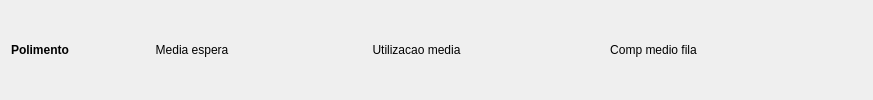
       <widget class="QWidget" name="listItem_7" native="true">
        <property name="minimumSize">
         <size>
          <width>0</width>
          <height>0</height>
         </size>
        </property>
        <property name="maximumSize">
         <size>
          <width>10000</width>
          <height>100</height>
         </size>
        </property>
        <layout class="QHBoxLayout" name="horizontalLayout_8">
         <item>
          <widget class="QLabel" name="nameLabel_11">
           <property name="minimumSize">
            <size>
             <width>125</width>
             <height>0</height>
            </size>
           </property>
           <property name="maximumSize">
            <size>
             <width>100</width>
             <height>16777215</height>
            </size>
           </property>
           <property name="font">
            <font>
             <weight>75</weight>
             <bold>true</bold>
            </font>
           </property>
           <property name="text">
            <string>Polimento</string>
           </property>
           <property name="alignment">
            <set>Qt::AlignLeading|Qt::AlignLeft|Qt::AlignVCenter</set>
           </property>
          </widget>
         </item>
         <item>
          <widget class="QLabel" name="nameLabel_12">
           <property name="minimumSize">
            <size>
             <width>100</width>
             <height>0</height>
            </size>
           </property>
           <property name="maximumSize">
            <size>
             <width>100</width>
             <height>16777215</height>
            </size>
           </property>
           <property name="font">
            <font>
             <weight>50</weight>
             <bold>false</bold>
            </font>
           </property>
           <property name="text">
            <string>Media espera</string>
           </property>
           <property name="alignment">
            <set>Qt::AlignCenter</set>
           </property>
          </widget>
         </item>
         <item>
          <widget class="QLabel" name="mEsperaPolimentoA">
           <property name="minimumSize">
            <size>
             <width>100</width>
             <height>0</height>
            </size>
           </property>
           <property name="maximumSize">
            <size>
             <width>100</width>
             <height>16777215</height>
            </size>
           </property>
           <property name="font">
            <font>
             <weight>50</weight>
             <bold>false</bold>
            </font>
           </property>
           <property name="text">
            <string/>
           </property>
           <property name="alignment">
            <set>Qt::AlignCenter</set>
           </property>
          </widget>
         </item>
         <item>
          <widget class="QLabel" name="nameLabel_14">
           <property name="minimumSize">
            <size>
             <width>125</width>
             <height>0</height>
            </size>
           </property>
           <property name="maximumSize">
            <size>
             <width>125</width>
             <height>16777215</height>
            </size>
           </property>
           <property name="font">
            <font>
             <weight>50</weight>
             <bold>false</bold>
            </font>
           </property>
           <property name="text">
            <string>Utilizacao media</string>
           </property>
           <property name="alignment">
            <set>Qt::AlignCenter</set>
           </property>
          </widget>
         </item>
         <item>
          <widget class="QLabel" name="utilPolimentoA">
           <property name="minimumSize">
            <size>
             <width>100</width>
             <height>0</height>
            </size>
           </property>
           <property name="maximumSize">
            <size>
             <width>100</width>
             <height>16777215</height>
            </size>
           </property>
           <property name="font">
            <font>
             <weight>50</weight>
             <bold>false</bold>
            </font>
           </property>
           <property name="text">
            <string/>
           </property>
           <property name="alignment">
            <set>Qt::AlignCenter</set>
           </property>
          </widget>
         </item>
         <item>
          <widget class="QLabel" name="nameLabel_15">
           <property name="minimumSize">
            <size>
             <width>125</width>
             <height>0</height>
            </size>
           </property>
           <property name="maximumSize">
            <size>
             <width>125</width>
             <height>16777215</height>
            </size>
           </property>
           <property name="font">
            <font>
             <weight>50</weight>
             <bold>false</bold>
            </font>
           </property>
           <property name="text">
            <string>Comp medio fila</string>
           </property>
           <property name="alignment">
            <set>Qt::AlignCenter</set>
           </property>
          </widget>
         </item>
         <item>
          <widget class="QLabel" name="compPolimentoA">
           <property name="minimumSize">
            <size>
             <width>100</width>
             <height>0</height>
            </size>
           </property>
           <property name="maximumSize">
            <size>
             <width>100</width>
             <height>16777215</height>
            </size>
           </property>
           <property name="font">
            <font>
             <weight>50</weight>
             <bold>false</bold>
            </font>
           </property>
           <property name="text">
            <string/>
           </property>
           <property name="alignment">
            <set>Qt::AlignCenter</set>
           </property>
          </widget>
         </item>
         <item>
          <spacer name="horizontalSpacer_8">
           <property name="orientation">
            <enum>Qt::Horizontal</enum>
           </property>
           <property name="sizeHint" stdset="0">
            <size>
             <width>40</width>
             <height>20</height>
            </size>
           </property>
          </spacer>
         </item>
        </layout>
       </widget>
